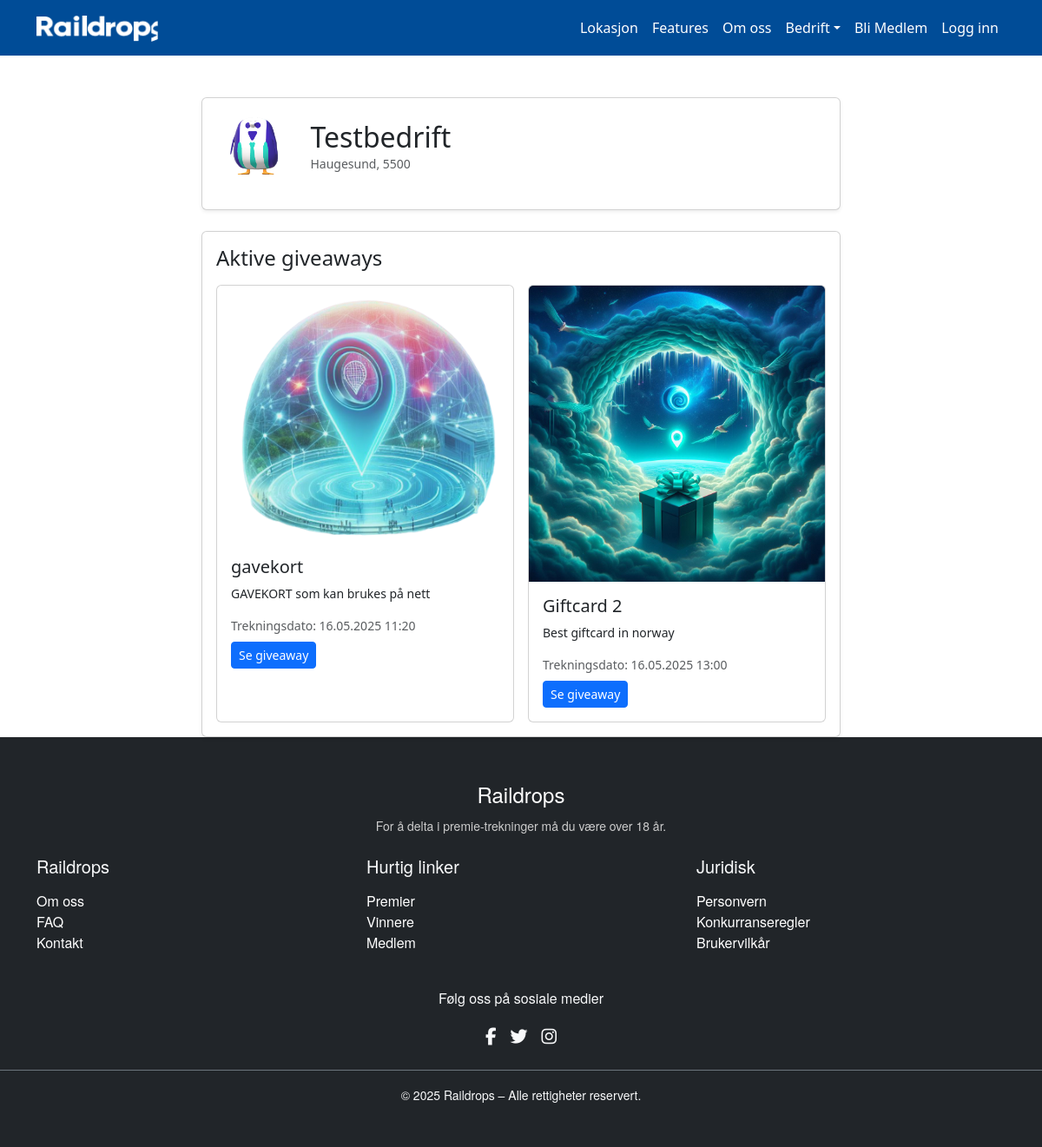
The page /business/11/ on the database its author committed.
### businesses/models.py (models this page shows, shortened)
class Business(models.Model):
    user = models.OneToOneField(settings.AUTH_USER_MODEL, on_delete=models.CASCADE, related_name="business_account")
    admin = models.ForeignKey(settings.AUTH_USER_MODEL, on_delete=models.CASCADE, related_name="admin_businesses", help_text="Brukeren som er admin for denne bedriften")
    organization_number = models.CharField(max_length=20, unique=True, null=True, blank=True, help_text="Organisasjonsnummer må være unikt")
    name = models.CharField(max_length=255)
    description = models.TextField(blank=True)
    logo = models.ImageField(upload_to="business_logos/", blank=True, null=True)
    website = models.URLField(blank=True, null=True)
    postal_code = models.CharField(max_length=10, blank=True)
    city = models.CharField(max_length=64, blank=True)
    created_at = models.DateTimeField(auto_now_add=True)

### giveaways/models.py (models this page shows, shortened)
class Giveaway(models.Model):
    business = models.ForeignKey(Business, on_delete=models.CASCADE, related_name="giveaways")
    title = models.CharField(max_length=255)
    description = models.TextField()
    image = models.ImageField(upload_to="giveaway_images/", blank=True, null=True)
    prize_value = models.DecimalField(max_digits=10, decimal_places=2, verbose_name="Premieverdi", null=True, blank=True)
    start_date = models.DateTimeField()
    end_date = models.DateTimeField()
    is_active = models.BooleanField(default=True)
    created_at = models.DateTimeField(auto_now_add=True)
    signup_question = models.CharField(max_length=255, blank=True, verbose_name="Påmeldingsspørsmål")
    signup_options = models.JSONField(blank=True, null=True, verbose_name="Svaralternativer (maks 4)")

### businesses/views.py (the view)
# urls.py: path('<int:pk>/', BusinessPublicProfileView.as_view(), name='business_public_profile'),
class BusinessPublicProfileView(DetailView):
    model = Business
    template_name = "businesses/business_public_profile.html"
    context_object_name = "business"
    def get_context_data(self, **kwargs):
        context = super().get_context_data(**kwargs)
        business = self.get_object()
        giveaways = business.giveaways.filter(is_active=True)
        context["giveaways"] = giveaways
        user = self.request.user
        context["can_create_giveaway"] = user.is_authenticated and hasattr(user, "business_account") and user.business_account.pk == business.pk
        return context

### accounts/context_processors.py (called while the page is built)
def user_roles(request):
    user = request.user
    return {
        'is_member': user_is_member(user),
        'is_business': user_is_business(user),
    }

### accounts/permissions.py (called while the page is built)
def user_is_member(user) -> bool:
    return (
        user.is_authenticated
        and not hasattr(user, "business_profile")
        and user.groups.filter(name="Members").exists()
    )

def user_is_business(user) -> bool:
    return user.is_authenticated and hasattr(user, 'business_profile')

### templates/businesses/business_public_profile.html (shortened to what this page needs)
{% extends "base.html" %}
{% block content %}
<div class="container mt-5">
    <div class="row justify-content-center">
        <div class="col-md-10 col-lg-8">
            <div class="card shadow-sm mb-4">
                <div class="card-body">
                    <div class="d-flex align-items-center mb-3">
                        {% if business.logo %}
                            <img src="{{ business.logo.url }}" alt="Logo {{ business.name }}" class="rounded me-3" style="max-height: 80px;">
                        {% endif %}
                        <div>
                            <h2 class="card-title mb-0">{{ business.name }}</h2>
                            <div class="text-muted small">{{ business.city }}{% if business.postal_code %}, {{ business.postal_code }}{% endif %}</div>
                        </div>
                    </div>
                </div>
            </div>
            <div class="card shadow-sm">
                <div class="card-body">
                    <h4 class="card-title mb-3">Aktive giveaways</h4>
                    {% if giveaways %}
                        <div class="row g-3">
                            {% for giveaway in giveaways %}
                                <div class="col-md-6">
                                    <div class="card h-100">
                                        {% if giveaway.image %}
                                            <img src="{{ giveaway.image.url }}" class="card-img-top" alt="{{ giveaway.title }}">
                                        {% endif %}
                                        <div class="card-body">
                                            <h5 class="card-title">{{ giveaway.title }}</h5>
                                            <p class="card-text small">{{ giveaway.description|truncatewords:20 }}</p>
                                            <div class="text-muted small mb-2">Trekningsdato: {{ giveaway.end_date|date:"d.m.Y H:i" }}</div>
                                            <a href="{% url 'giveaway_detail' giveaway.pk %}" class="btn btn-primary btn-sm">Se giveaway</a>
                                        </div>
                                    </div>
                                </div>
                            {% endfor %}
                        </div>
                    {% else %}
                        <div class="alert alert-info mb-0">Ingen aktive giveaways for denne bedriften.</div>
                    {% endif %}
                </div>
            </div>
        </div>
    </div>
</div>
{% endblock %}

### static/css/style.css (style rules this page uses)
:root { --raildrops-blue: #004c97; --raildrops-yellow: #ffde59; --raildrops-dark: #1b1b1b; }
body { background-color: #f8fafc; color: var(--raildrops-dark); font-family: 'Segoe UI', Arial, sans-serif; }
.card { border-radius: 1rem; border: none; }
.btn-primary { background-color: var(--raildrops-blue); border-color: var(--raildrops-blue); }

### rows shown on the page
Business: logo (picture), name "Testbedrift", city "Haugesund", postal_code "5500"
Giveaway: image (picture), title "gavekort", description "GAVEKORT som kan brukes på nett", end_date "16.05.2025 11:20"
Giveaway: image (picture), title "Giftcard 2", description "Best giftcard in norway", end_date "16.05.2025 13:00"
